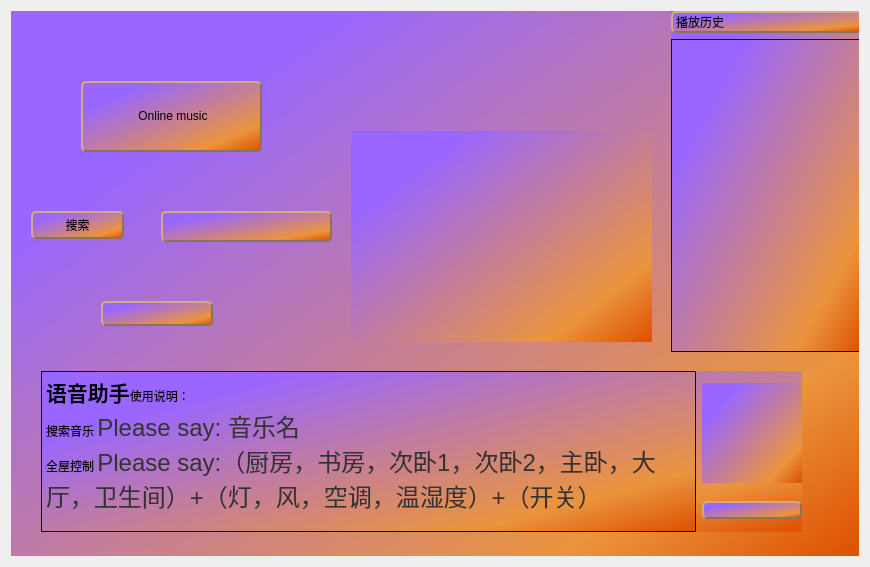
<?xml version="1.0" encoding="UTF-8"?>
<ui version="4.0">
 <class>online_music</class>
 <widget class="QWidget" name="online_music">
  <property name="geometry">
   <rect>
    <x>0</x>
    <y>0</y>
    <width>870</width>
    <height>567</height>
   </rect>
  </property>
  <property name="windowTitle">
   <string>Form</string>
  </property>
  <layout class="QHBoxLayout" name="horizontalLayout">
   <item>
    <widget class="QWidget" name="widget" native="true">
     <property name="styleSheet">
      <string notr="true">    background-color: qlineargradient(spread:pad, x1:0.163053, y1:0.239, x2:1, y2:1, stop:0 rgba(153, 102, 255, 255), stop:0.768421 rgba(235, 148, 61, 255), stop:1 rgba(221, 79, 0, 255));
    background-repeat: no-repeat;
    background-position: left center;</string>
     </property>
     <widget class="QLabel" name="label">
      <property name="geometry">
       <rect>
        <x>70</x>
        <y>70</y>
        <width>181</width>
        <height>71</height>
       </rect>
      </property>
      <property name="styleSheet">
       <string notr="true">QLabel {
font: 12pt &quot;华文琥珀&quot;;
border-style: outset;            /* 边框风格 */
border-width: 2px;               /* 边框宽度 */
border-radius: 5px;              /* 边框圆角 */
border-color: #8B7355;           /* 边框颜色 */}
QLabel:hover { font: 9pt &quot;华文琥珀&quot;;}</string>
      </property>
      <property name="text">
       <string>&lt;html&gt;&lt;head/&gt;&lt;body&gt;&lt;p align=&quot;center&quot;&gt;Online music&lt;/p&gt;&lt;/body&gt;&lt;/html&gt;</string>
      </property>
     </widget>
     <widget class="QLineEdit" name="lineEdit">
      <property name="geometry">
       <rect>
        <x>150</x>
        <y>200</y>
        <width>171</width>
        <height>31</height>
       </rect>
      </property>
      <property name="styleSheet">
       <string notr="true">QLineEdit {
font: 12pt &quot;华文琥珀&quot;;
border-style: outset;            /* 边框风格 */
border-width: 2px;               /* 边框宽度 */
border-radius: 5px;              /* 边框圆角 */
border-color: #8B7355;           /* 边框颜色 */}
QLineEdit:hover { font: 9pt &quot;华文琥珀&quot;;}</string>
      </property>
     </widget>
     <widget class="QPushButton" name="pushButton">
      <property name="geometry">
       <rect>
        <x>20</x>
        <y>200</y>
        <width>93</width>
        <height>28</height>
       </rect>
      </property>
      <property name="styleSheet">
       <string notr="true">QPushButton {
font: 12pt &quot;华文琥珀&quot;;
border-style: outset;            /* 边框风格 */
border-width: 2px;               /* 边框宽度 */
border-radius: 5px;              /* 边框圆角 */
border-color: #8B7355;           /* 边框颜色 */}
QPushButton:hover { font: 9pt &quot;华文琥珀&quot;;}</string>
      </property>
      <property name="text">
       <string>搜索</string>
      </property>
     </widget>
     <widget class="QPushButton" name="pushButton_begin">
      <property name="geometry">
       <rect>
        <x>90</x>
        <y>290</y>
        <width>112</width>
        <height>25</height>
       </rect>
      </property>
      <property name="minimumSize">
       <size>
        <width>80</width>
        <height>25</height>
       </size>
      </property>
      <property name="styleSheet">
       <string notr="true">QPushButton {
font: 12pt &quot;华文琥珀&quot;;
border-style: outset;            /* 边框风格 */
border-width: 2px;               /* 边框宽度 */
border-radius: 5px;              /* 边框圆角 */
border-color: #8B7355;           /* 边框颜色 */}
QPushButton:hover { font: 9pt &quot;华文琥珀&quot;;}</string>
      </property>
      <property name="text">
       <string/>
      </property>
     </widget>
     <widget class="QLabel" name="label_2">
      <property name="geometry">
       <rect>
        <x>340</x>
        <y>120</y>
        <width>301</width>
        <height>211</height>
       </rect>
      </property>
      <property name="text">
       <string/>
      </property>
     </widget>
     <widget class="QWidget" name="layoutWidget">
      <property name="geometry">
       <rect>
        <x>660</x>
        <y>0</y>
        <width>191</width>
        <height>341</height>
       </rect>
      </property>
      <layout class="QVBoxLayout" name="verticalLayout">
       <item>
        <widget class="QLabel" name="label_3">
         <property name="styleSheet">
          <string notr="true">QLabel {
font: 12pt &quot;华文琥珀&quot;;
border-style: outset;            /* 边框风格 */
border-width: 2px;               /* 边框宽度 */
border-radius: 5px;              /* 边框圆角 */
border-color: #8B7355;           /* 边框颜色 */}
QLabel:hover { font: 9pt &quot;华文琥珀&quot;;}</string>
         </property>
         <property name="text">
          <string>播放历史</string>
         </property>
        </widget>
       </item>
       <item>
        <widget class="QTextEdit" name="textEdit"/>
       </item>
      </layout>
     </widget>
     <widget class="QWidget" name="layoutWidget">
      <property name="geometry">
       <rect>
        <x>30</x>
        <y>360</y>
        <width>761</width>
        <height>161</height>
       </rect>
      </property>
      <layout class="QHBoxLayout" name="horizontalLayout_2">
       <item>
        <widget class="QTextEdit" name="textEdit_2">
         <property name="readOnly">
          <bool>true</bool>
         </property>
         <property name="html">
          <string>&lt;!DOCTYPE HTML PUBLIC &quot;-//W3C//DTD HTML 4.0//EN&quot; &quot;http://www.w3.org/TR/REC-html40/strict.dtd&quot;&gt;
&lt;html&gt;&lt;head&gt;&lt;meta name=&quot;qrichtext&quot; content=&quot;1&quot; /&gt;&lt;style type=&quot;text/css&quot;&gt;
p, li { white-space: pre-wrap; }
&lt;/style&gt;&lt;/head&gt;&lt;body style=&quot; font-family:'SimSun'; font-size:9pt; font-weight:400; font-style:normal;&quot;&gt;
&lt;p style=&quot; margin-top:0px; margin-bottom:0px; margin-left:0px; margin-right:0px; -qt-block-indent:0; text-indent:0px;&quot;&gt;&lt;span style=&quot; font-family:'SimSun'; font-size:16pt; font-weight:600;&quot;&gt;语音助手&lt;/span&gt;&lt;span style=&quot; font-family:'SimSun';&quot;&gt;使用说明：&lt;/span&gt;&lt;/p&gt;
&lt;p style=&quot; margin-top:0px; margin-bottom:0px; margin-left:0px; margin-right:0px; -qt-block-indent:0; text-indent:0px;&quot;&gt;&lt;span style=&quot; font-family:'SimSun';&quot;&gt;搜索音乐&lt;/span&gt;&lt;img src=&quot;file:///C:\WINDOWS\TEMP\SGPicFaceTpBq\18804\39434F53.png&quot; /&gt;&lt;span style=&quot; font-family:'SimSun';&quot;&gt; &lt;/span&gt;&lt;span style=&quot; font-family:'Arial','PingFang SC','Hiragino Sans GB','STHeiti','Microsoft YaHei','WenQuanYi Micro Hei','sans-serif','noto-fanyi'; font-size:24px; color:#333333;&quot;&gt;Please say: 音乐名&lt;/span&gt;&lt;/p&gt;
&lt;p style=&quot; margin-top:0px; margin-bottom:0px; margin-left:0px; margin-right:0px; -qt-block-indent:0; text-indent:0px;&quot;&gt;&lt;span style=&quot; font-family:'SimSun';&quot;&gt;全屋控制&lt;/span&gt;&lt;img src=&quot;file:///C:\WINDOWS\TEMP\SGPicFaceTpBq\18804\3944AC24.png&quot; /&gt;&lt;span style=&quot; font-family:'SimSun';&quot;&gt; &lt;/span&gt;&lt;span style=&quot; font-family:'Arial','PingFang SC','Hiragino Sans GB','STHeiti','Microsoft YaHei','WenQuanYi Micro Hei','sans-serif','noto-fanyi'; font-size:24px; color:#333333;&quot;&gt;Please say:（厨房，书房，次卧1，次卧2，主卧，大厅，卫生间）+（灯，风，空调，温湿度）+（开关）&lt;/span&gt;&lt;/p&gt;&lt;/body&gt;&lt;/html&gt;</string>
         </property>
        </widget>
       </item>
       <item>
        <layout class="QVBoxLayout" name="verticalLayout_2">
         <item>
          <widget class="QLabel" name="label_4">
           <property name="minimumSize">
            <size>
             <width>100</width>
             <height>100</height>
            </size>
           </property>
           <property name="maximumSize">
            <size>
             <width>100</width>
             <height>100</height>
            </size>
           </property>
           <property name="text">
            <string/>
           </property>
          </widget>
         </item>
         <item>
          <widget class="QPushButton" name="pushButton_video">
           <property name="styleSheet">
            <string notr="true">QPushButton {
font: 12pt &quot;华文琥珀&quot;;
border-style: outset;            /* 边框风格 */
border-width: 2px;               /* 边框宽度 */
border-radius: 5px;              /* 边框圆角 */
border-color: #8B7355;           /* 边框颜色 */}
QPushButton:hover { font: 9pt &quot;华文琥珀&quot;;}</string>
           </property>
           <property name="text">
            <string/>
           </property>
          </widget>
         </item>
        </layout>
       </item>
      </layout>
     </widget>
    </widget>
   </item>
  </layout>
 </widget>
 <resources/>
 <connections/>
</ui>
